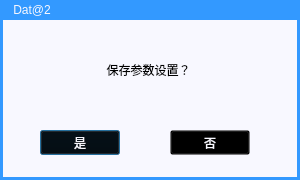
<?xml version="1.0" encoding="UTF-8"?>
<ui version="4.0">
 <class>confirmationBox</class>
 <widget class="QDialog" name="confirmationBox">
  <property name="geometry">
   <rect>
    <x>0</x>
    <y>0</y>
    <width>300</width>
    <height>180</height>
   </rect>
  </property>
  <property name="windowTitle">
   <string>Dialog</string>
  </property>
  <property name="styleSheet">
   <string notr="true">QDialog {
	background-color: rgb(248, 248, 255);
	color: rgb(248, 248, 255);
    font: 14pt &quot;黑体&quot;;
    margin-top: 0ex;
    border-width:3px;  
    border-style:solid;
    border-color: rgb(51, 153, 255);  
}</string>
  </property>
  <widget class="QLabel" name="title">
   <property name="geometry">
    <rect>
     <x>0</x>
     <y>0</y>
     <width>300</width>
     <height>20</height>
    </rect>
   </property>
   <property name="styleSheet">
    <string notr="true">background-color: rgb(51, 153, 255); 
font: 12pt &quot;黑体&quot;;
color: rgb(248, 248, 255);</string>
   </property>
   <property name="text">
    <string>    Dat@2</string>
   </property>
  </widget>
  <widget class="QLabel" name="label_2">
   <property name="geometry">
    <rect>
     <x>20</x>
     <y>40</y>
     <width>65</width>
     <height>54</height>
    </rect>
   </property>
   <property name="styleSheet">
    <string notr="true">border-image: url(:/icon/warn.png);</string>
   </property>
   <property name="text">
    <string/>
   </property>
  </widget>
  <widget class="QLabel" name="warnintMsg">
   <property name="geometry">
    <rect>
     <x>100</x>
     <y>60</y>
     <width>191</width>
     <height>20</height>
    </rect>
   </property>
   <property name="styleSheet">
    <string notr="true">font: 14pt &quot;黑体&quot;;</string>
   </property>
   <property name="text">
    <string>  保存参数设置？</string>
   </property>
  </widget>
  <widget class="QPushButton" name="confirmation">
   <property name="geometry">
    <rect>
     <x>40</x>
     <y>130</y>
     <width>80</width>
     <height>25</height>
    </rect>
   </property>
   <property name="styleSheet">
    <string notr="true">border-image: url(:/icon/blue_1.bmp);
background:transparent;
font: 12pt &quot;黑体&quot;;
color: rgb(248, 248, 255);</string>
   </property>
   <property name="text">
    <string>是</string>
   </property>
  </widget>
  <widget class="QPushButton" name="cancellation">
   <property name="geometry">
    <rect>
     <x>170</x>
     <y>130</y>
     <width>80</width>
     <height>25</height>
    </rect>
   </property>
   <property name="styleSheet">
    <string notr="true">border-image: url(:/icon/blue_1.bmp);
background:transparent;
font: 12pt &quot;黑体&quot;;
color: rgb(248, 248, 255);</string>
   </property>
   <property name="text">
    <string>否</string>
   </property>
  </widget>
 </widget>
 <resources/>
 <connections/>
</ui>
